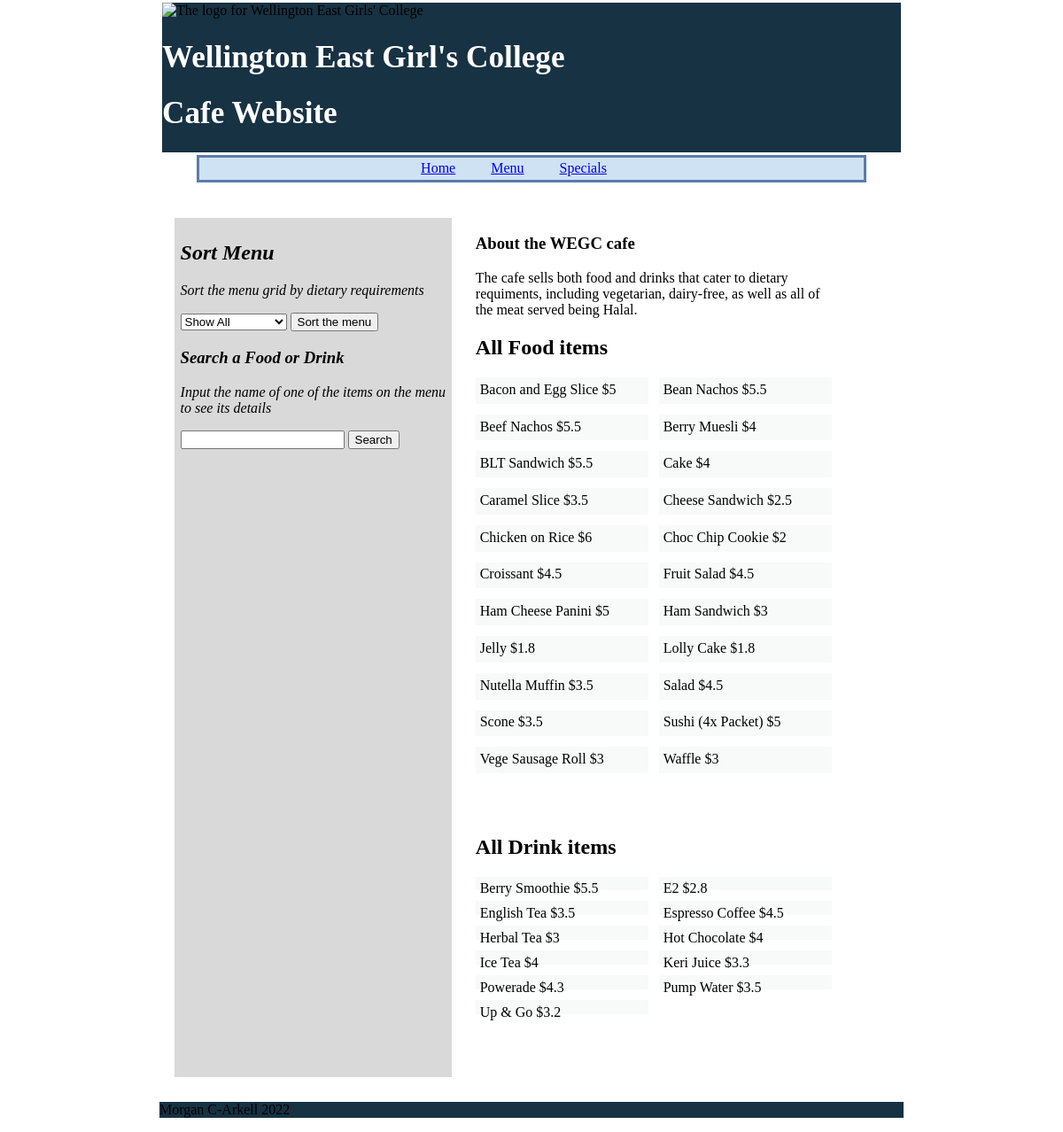
Page /menu.php on the committed database.
### tables this page shows
CREATE TABLE `items` (
  `item_id` tinyint unsigned NOT NULL AUTO_INCREMENT,
  `item_name` varchar(20) NOT NULL,
  `price` float unsigned NOT NULL,
  `type` enum('food','drink') NOT NULL,
  `available` enum('true','false') NOT NULL,
  `dairy_free` enum('true','false') NOT NULL,
  `gluten_free` enum('true','false') NOT NULL,
  `vegetarian` enum('','vegetarian','vegan') NOT NULL,
  PRIMARY KEY (`item_id`)
);

### menu.php (the view, shortened to what this page needs)
<?php
$dbcon = mysqli_connect("localhost", "morganchongarke", "LtS3V56", "morganchongarke_assessment_v2");
if(isset($_GET['menu_sel'])){
	$sort = $_GET ['menu_sel'];
}else{
	$sort = 'all';
}
if ($sort == 'vege') {
	$menu_query = "SELECT * FROM items WHERE vegetarian LIKE 'vegetarian' AND type = 'food' ORDER BY item_name";
	$menu_result = mysqli_query($dbcon, $menu_query);
} else if ($sort == 'vegan') {
	$menu_query = "SELECT * FROM items WHERE vegetarian LIKE 'vegan' AND type = 'food' ORDER BY item_name";
	$menu_result = mysqli_query($dbcon, $menu_query);
} else if ($sort == 'dairy') {
	$menu_query = "SELECT * FROM items WHERE dairy_free LIKE 'true' AND type = 'food' ORDER BY item_name";
	$menu_result = mysqli_query($dbcon, $menu_query);
}  else if ($sort == 'gluten') {
	$menu_query = "SELECT * FROM items WHERE gluten_free LIKE 'true' AND type = 'food' ORDER BY item_name";
	$menu_result = mysqli_query($dbcon, $menu_query);
} else if ($sort == 'all') {
	$menu_query = "SELECT * FROM items WHERE type = 'food' ORDER BY item_name";
	$menu_result = mysqli_query($dbcon, $menu_query);
}
if ($sort == 'vege') {
	$drink_menu_query = "SELECT * FROM items WHERE vegetarian LIKE 'vegetarian' AND type = 'drink' ORDER BY item_name";
	$drink_menu_result = mysqli_query($dbcon, $drink_menu_query);
} else if ($sort == 'vegan') {
	$drink_menu_query = "SELECT * FROM items WHERE vegetarian LIKE 'vegan' AND type = 'drink' ORDER BY item_name";
	$drink_menu_result = mysqli_query($dbcon, $drink_menu_query);
} else if ($sort == 'dairy') {
	$drink_menu_query = "SELECT * FROM items WHERE dairy_free LIKE 'true' AND type = 'drink' ORDER BY item_name";
	$drink_menu_result = mysqli_query($dbcon, $drink_menu_query);
}  else if ($sort == 'gluten') {
	$drink_menu_query = "SELECT * FROM items WHERE gluten_free LIKE 'true' AND type = 'drink' ORDER BY item_name";
	$drink_menu_result = mysqli_query($dbcon, $drink_menu_query);
} else if ($sort == 'all') {
	$drink_menu_query = "SELECT * FROM items WHERE type = 'drink' ORDER BY item_name";
	$drink_menu_result = mysqli_query($dbcon, $drink_menu_query);
}
?>
<!doctype html>
<html lang="en" dir="ltr">
	<head>
			<link rel="stylesheet" href="assessment.css">
	</head>
		<body>
			<header>
				<img id="header_image" src="images/wegc_logo.png" alt="The logo for Wellington East Girls' College">
				<br>
				<h1>Wellington East Girl's College</h1>
				<h1>Cafe Website</h1>
			</header>
			<nav>
				<ul>
					<li><a href="index.php">Home</a></li>
					<li><a href="menu.php">Menu</a></li>
					<li><a href="specials.php">Specials</a></li>
				</ul>
			</nav>
		<main id = "grid_container">
			<br>
			<aside id="grid_box_long">
				<h2>Sort Menu</h2>
				<p>Sort the menu grid by dietary requirements</p>
				<form name="menu_form" id="menu_form" method="get" action="menu.php">
					<select name="menu_sel" id="menu_sel">
						<option value = "all">
							<p>Show All</p>
						</option>
					</select>
					<input type="submit" name = "sorting_button" value="Sort the menu">
				</form>
				<h3>Search a Food or Drink</h3>
				<p>Input the name of one of the items on the menu to see its details</p>
				<form action = "" method = "post">
					<input type = "text" name = 'search'>
					<input type = "submit" name = "submit" value = "Search">
					<br>
				</form>
			</aside>
			<div id = "main_menu">
				<div id="descripton">
					<h3>About the WEGC cafe</h3>
				<p>The cafe sells both food and drinks that cater to dietary requiments, including vegetarian, dairy-free, as well as all of the meat served being Halal.</p>
				</div>
				<h2>All Food items</h2>
				<div class = "small_grid_a">
					<?php
						while($food = mysqli_fetch_assoc($menu_result)) {
							echo "<div class='grid_box'>";
							echo "<div class = 'item_info'>" . $food['item_name'] . "   $" . $food['price'] . "</div>";
							echo "</div>";
						}
					?>
				</div>
				<br><br><br><br>
				<h2>All Drink items</h2>
				<div class = "small_grid_b">
					<?php
					    while($drink = mysqli_fetch_assoc($drink_menu_result)) {
						    echo "<div class='grid_box'>";
							echo "<div class = 'item_info'>" . $drink['item_name'] . "   $" . $drink['price'] . "</div>";
							echo "</div>";
						}
					?>
				</div>
			</div>
		</main>
	</body>
	<footer>
		<p> Morgan C-Arkell 2022 </p>
	</footer>
</html>

### assessment.css (style rules this page uses)
html { background-color: #0000; }
header { background-color: #173243; background-size: cover; overflow: hidden; box-sizing: border-box; left:0; right:0; top: 0; border: 1mm solid #FFFF; margin: 0; }
h1 { color: #FFFF; font-size: 2.2em; }
nav { padding: 0.8% 1.73%; margin-left: 5%; margin-right: 5%; font-size: 1em; background-color: #CFE2F3; overflow: hidden; border: 1mm solid #5D7AAB; position: sticky; position: -webkit-sticky; top: 0vw; padding: 1.5%; }
nav ul { list-style: none; margin: 0; padding: 0; position: absolute; float: left; left: 50%; transform: translate(-50%, -50%); }
nav ul li { list-style: none; margin: 0 2.5em 0 0; padding: 0; float: left; }
body { margin: 15%; margin-top: auto; margin-bottom: auto; background-color: #0000; background-size: 50%; font-size: 1em; }
aside { padding: 2.25%; background: #D9D9D9; font-style: italic; display: block; }
nav ul { list-style: none; position: absolute; }
footer { background-color: #173243; box-sizing: border-box; }
#main_menu { margin-left: 40%; }
#grid_container { display: grid; grid-template-areas: 'header header' 'nav nav nav nav' 'aside main_menu' 'aside main_menu' 'aside main_menu' 'footer footer'; grid-auto-rows: auto; grid-template-columns: 1fr 5fr; grid-gap: 0.5%; padding: 2%; }
#main_menu { grid-area: main_menu; grid-column: 2; display: block; width: 80%; margin: 0; margin-left: 3vw; }
header { grid-area: header; grid-column: 1 / 2; }
nav { grid-area: nav; grid-column: 1 / 2; }
footer { grid-area: footer; grid-column: 1 / 2; }
aside { grid-area: aside; grid-column: 1; width: 25vw; }
.small_grid_b, .small_grid_a { display: grid; grid-gap: 1vw; grid-template-areas: 'item item'; grid-template-columns: 1fr 1fr; grid-auto-rows: 7%; height: auto; width: auto; }
.grid_box { grid-area: item; background-color: #f8f9f9; grid-column: auto; grid-row: auto; height: auto; width: auto; padding: 2.5%; }

### rows in the picture
items: item_name "Bacon and Egg Slice", price "5"
items: item_name "Bean Nachos", price "5.5"
items: item_name "Beef Nachos", price "5.5"
items: item_name "Berry Muesli", price "4"
items: item_name "BLT Sandwich", price "5.5"
items: item_name "Cake", price "4"
items: item_name "Caramel Slice", price "3.5"
items: item_name "Cheese Sandwich", price "2.5"
items: item_name "Chicken on Rice", price "6"
items: item_name "Choc Chip Cookie", price "2"
items: item_name "Croissant", price "4.5"
items: item_name "Fruit Salad", price "4.5"
items: item_name "Ham Cheese Panini", price "5"
items: item_name "Ham Sandwich", price "3"
items: item_name "Jelly", price "1.8"
items: item_name "Lolly Cake", price "1.8"
items: item_name "Nutella Muffin", price "3.5"
items: item_name "Salad", price "4.5"
items: item_name "Scone", price "3.5"
items: item_name "Sushi (4x Packet)", price "5"
items: item_name "Vege Sausage Roll", price "3"
items: item_name "Waffle", price "3"
items: item_name "Berry Smoothie", price "5.5"
items: item_name "E2", price "2.8"
items: item_name "English Tea", price "3.5"
items: item_name "Espresso Coffee", price "4.5"
items: item_name "Herbal Tea", price "3"
items: item_name "Hot Chocolate", price "4"
items: item_name "Ice Tea", price "4"
items: item_name "Keri Juice", price "3.3"
items: item_name "Powerade", price "4.3"
items: item_name "Pump Water", price "3.5"
items: item_name "Up & Go", price "3.2"
